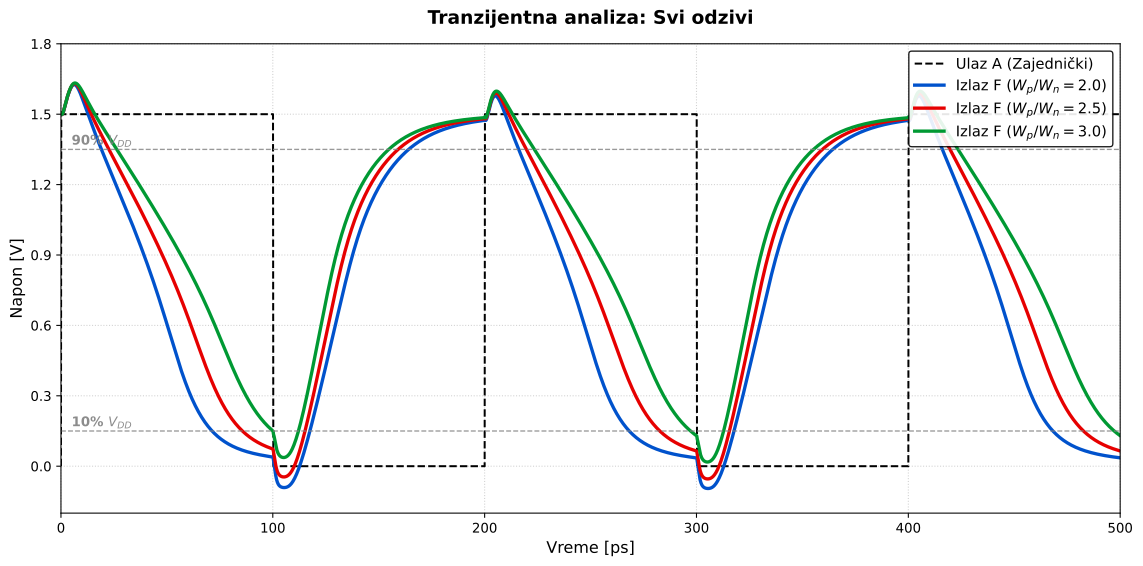

Here is the Python script that generated this plot:
import numpy as np
import matplotlib.pyplot as plt
import matplotlib.ticker as ticker

# 1. Učitavanje SVA TRI fajla sa podacima
podaci_20 = np.loadtxt('/home/Nikola.Jankovic/projekat/slucaj_2/python/odziv_2.txt') 
podaci_25 = np.loadtxt('/home/Nikola.Jankovic/projekat/slucaj_2_5/python/odziv_2_5.txt') 
podaci_30 = np.loadtxt('/home/Nikola.Jankovic/projekat/slucaj_3/python/odziv_3.txt') 

# 2. Ekstrakcija vremena i napona ZA SVAKI FAJL POSEBNO
t_20 = podaci_20[:, 0] * 1e12  
v_in = podaci_20[:, 1]          
v_out_20 = podaci_20[:, 3]        

t_25 = podaci_25[:, 0] * 1e12  
v_out_25 = podaci_25[:, 3]

t_30 = podaci_30[:, 0] * 1e12  
v_out_30 = podaci_30[:, 3]

# 3. Kreiranje grafika 
fig, ax = plt.subplots(figsize=(12, 6), dpi=300)

# Crtanje zajedničkog ulaza (Crna boja, malo tanja linija da ide u pozadinu)
ax.plot(t_20, v_in, color='black', linewidth=1.5, linestyle='--', label='Ulaz A (Zajednički)')

# Crtanje sva tri izlaza sa VISOKO-KONTRASTNIM bojama
ax.plot(t_20, v_out_20, color='#0052cc', linewidth=2.5, label='Izlaz F ($W_p/W_n = 2.0$)') # Jaka Plava
ax.plot(t_25, v_out_25, color='#e60000', linewidth=2.5, label='Izlaz F ($W_p/W_n = 2.5$)') # Jaka Crvena
ax.plot(t_30, v_out_30, color='#009933', linewidth=2.5, label='Izlaz F ($W_p/W_n = 3.0$)') # Jaka Zelena

# 4. Pragovi merenja (Siva boja umesto plave, da ne zbunjuju oči)
ax.axhline(0.15, color='gray', linestyle='--', linewidth=1, alpha=0.8)
ax.axhline(1.35, color='gray', linestyle='--', linewidth=1, alpha=0.8)
ax.text(5, 0.17, '10% $V_{DD}$', color='gray', alpha=0.9, fontsize=10, fontweight='bold')
ax.text(5, 1.37, '90% $V_{DD}$', color='gray', alpha=0.9, fontsize=10, fontweight='bold')

# 5. Ulepšavanje
ax.set_title('Tranzijentna analiza: Svi odzivi', fontsize=14, fontweight='bold', pad=15)
ax.set_xlabel('Vreme [ps]', fontsize=12)
ax.set_ylabel('Napon [V]', fontsize=12)

ax.set_ylim(-0.2, 1.8)
ax.set_xlim(0, 500)

ax.grid(True, linestyle=':', alpha=0.6)
ax.xaxis.set_major_locator(ticker.MultipleLocator(100))
ax.yaxis.set_major_locator(ticker.MultipleLocator(0.3))

ax.legend(loc='upper right', fontsize=11, frameon=True, edgecolor='black', framealpha=0.9)

# 6. Čuvanje
plt.tight_layout()
plt.savefig('odziv_zajedno.svg', format='svg', bbox_inches='tight')
plt.show()
